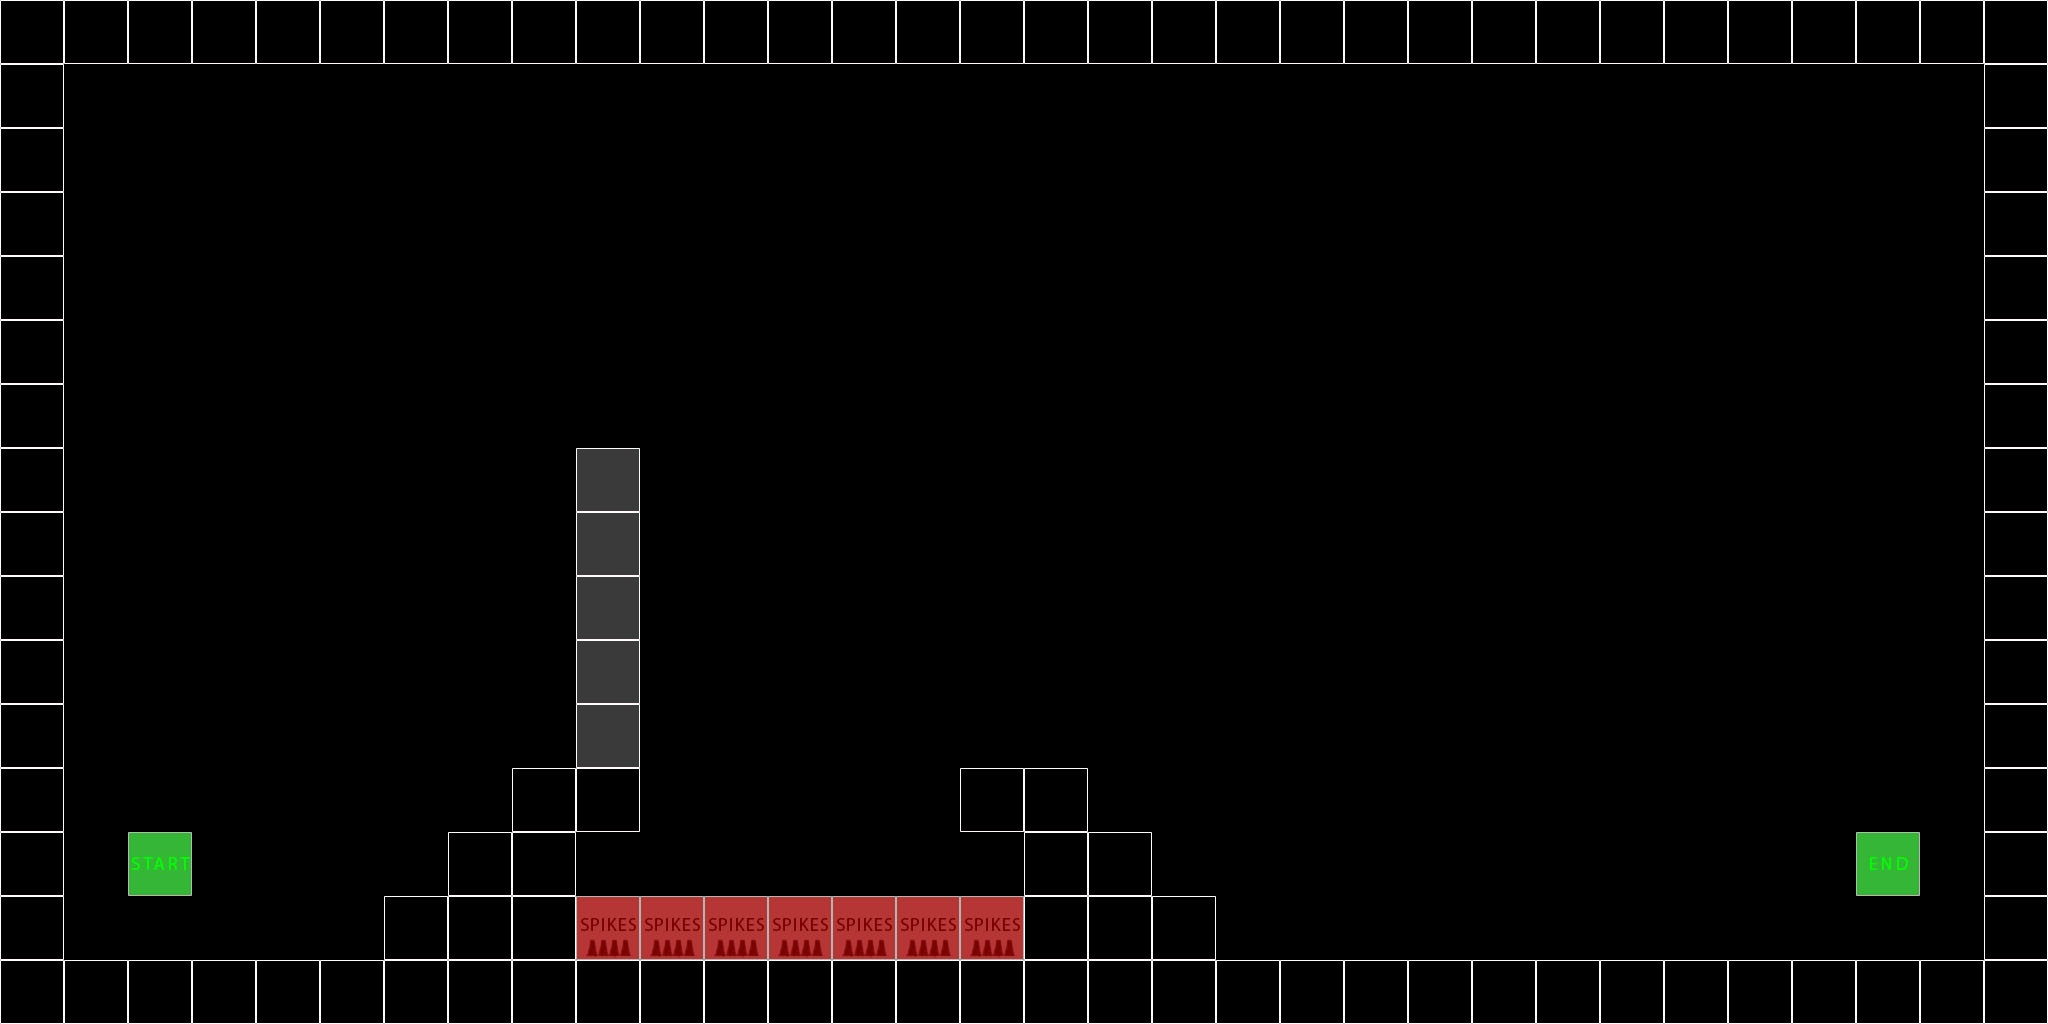

A level layout from a 2D game, rendered from its tile map. Below: a short description, then the map file with its tile-grid data intact:
An orthogonal 32x16 tile map with 64x64 px tiles, 1 tile layer (Warstwa Kafelków 1).

<map version="1.0" tiledversion="1.0.2" orientation="orthogonal" renderorder="right-down" width="32" height="16" tilewidth="64" tileheight="64" nextobjectid="1">
 <tileset firstgid="1" source="TilesPalette.tsx" />
 <layer name="Warstwa Kafelków 1" width="32" height="16">
  <data encoding="csv">
1,1,1,1,1,1,1,1,1,1,1,1,1,1,1,1,1,1,1,1,1,1,1,1,1,1,1,1,1,1,1,1,
1,0,0,0,0,0,0,0,0,0,0,0,0,0,0,0,0,0,0,0,0,0,0,0,0,0,0,0,0,0,0,1,
1,0,0,0,0,0,0,0,0,0,0,0,0,0,0,0,0,0,0,0,0,0,0,0,0,0,0,0,0,0,0,1,
1,0,0,0,0,0,0,0,0,0,0,0,0,0,0,0,0,0,0,0,0,0,0,0,0,0,0,0,0,0,0,1,
1,0,0,0,0,0,0,0,0,0,0,0,0,0,0,0,0,0,0,0,0,0,0,0,0,0,0,0,0,0,0,1,
1,0,0,0,0,0,0,0,0,0,0,0,0,0,0,0,0,0,0,0,0,0,0,0,0,0,0,0,0,0,0,1,
1,0,0,0,0,0,0,0,0,0,0,0,0,0,0,0,0,0,0,0,0,0,0,0,0,0,0,0,0,0,0,1,
1,0,0,0,0,0,0,0,0,2,0,0,0,0,0,0,0,0,0,0,0,0,0,0,0,0,0,0,0,0,0,1,
1,0,0,0,0,0,0,0,0,2,0,0,0,0,0,0,0,0,0,0,0,0,0,0,0,0,0,0,0,0,0,1,
1,0,0,0,0,0,0,0,0,2,0,0,0,0,0,0,0,0,0,0,0,0,0,0,0,0,0,0,0,0,0,1,
1,0,0,0,0,0,0,0,0,2,0,0,0,0,0,0,0,0,0,0,0,0,0,0,0,0,0,0,0,0,0,1,
1,0,0,0,0,0,0,0,0,2,0,0,0,0,0,0,0,0,0,0,0,0,0,0,0,0,0,0,0,0,0,1,
1,0,0,0,0,0,0,0,1,1,0,0,0,0,0,1,1,0,0,0,0,0,0,0,0,0,0,0,0,0,0,1,
1,0,3,0,0,0,0,1,1,0,0,0,0,0,0,0,1,1,0,0,0,0,0,0,0,0,0,0,0,4,0,1,
1,0,0,0,0,0,1,1,1,33,33,33,33,33,33,33,1,1,1,0,0,0,0,0,0,0,0,0,0,0,0,1,
1,1,1,1,1,1,1,1,1,1,1,1,1,1,1,1,1,1,1,1,1,1,1,1,1,1,1,1,1,1,1,1
</data>
 </layer>
</map>
